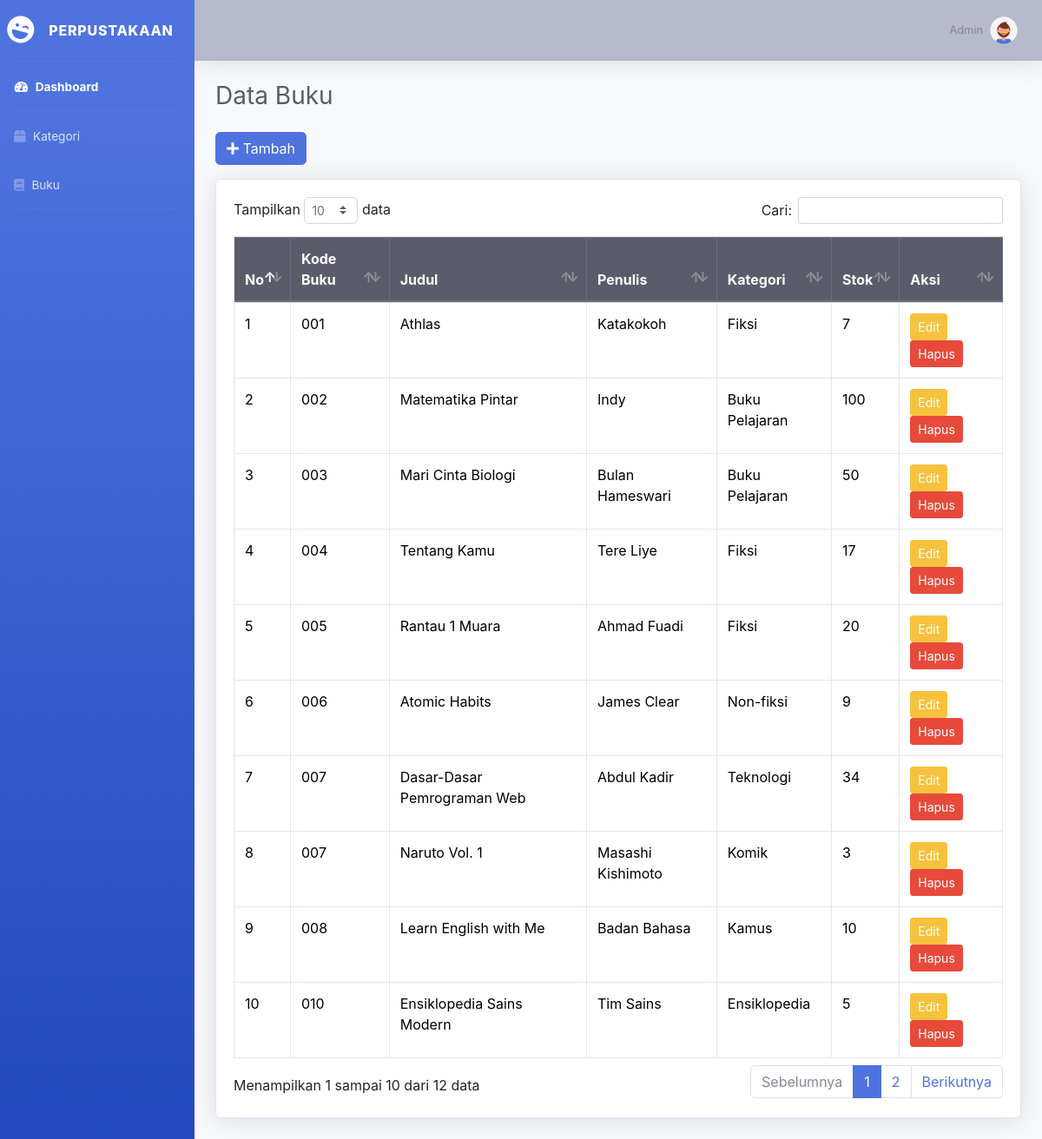
The app's page /index.php/buku with its own data.
### tables this page shows
CREATE TABLE `buku` (
  `id_buku` int(11) NOT NULL,
  `kode_buku` varchar(20) DEFAULT NULL,
  `judul` varchar(100) DEFAULT NULL,
  `penulis` varchar(100) DEFAULT NULL,
  `penerbit` varchar(100) DEFAULT NULL,
  `tahun` year(4) DEFAULT NULL,
  `id_kategori` int(11) DEFAULT NULL,
  `stok` int(11) DEFAULT NULL,
  `lokasi_rak` varchar(50) DEFAULT NULL
);

CREATE TABLE `kategori` (
  `id` int(11) NOT NULL,
  `nama_kategori` varchar(100) NOT NULL
);

### application/controllers/Buku.php (called while the page is built, shortened)
<?php
class Buku extends CI_Controller {
    public function __construct()
    {
        $this->load->model('Buku_model');
        $this->load->model('Kategori_model');
        $this->load->library('form_validation');
    }
    public function index()
    {
        $data['buku'] = $this->Buku_model->get_all();
        $this->load->view('templates/header');
        $this->load->view('templates/sidebar');
        $this->load->view('templates/topbar');
        $this->load->view('buku/index', $data);
        $this->load->view('templates/footer');
    }
}

### index.php (called while the page is built, shortened)
<?php
require_once BASEPATH.'core/CodeIgniter.php';

### application/models/Buku_model.php (called while the page is built, shortened)
<?php
class Buku_model extends CI_Model {
    private $table = 'buku';
    public function get_all()
    {
        $this->db->select('buku.*, kategori.nama_kategori');
        $this->db->from($this->table);
        $this->db->join('kategori', 'kategori.id = buku.id_kategori');
        return $this->db->get()->result();
    }
}

### application/views/buku/index.php (the view)
<div class="container-fluid">
<h2 class="h3 mb-4 text-gray-800">Data Buku</h2>
<a href="<?= site_url('buku/tambah'); ?>" class="btn btn-primary mb-3">
<i class="fas fa-plus"></i> Tambah</a>
<div class="card shadow mb-4">
    <div class="card-body">
        <div class="table-responsive">
            <table class="table table-bordered" id="dataTable" width="100%" cellspacing="0">
                <thead class="thead-dark">
                    <tr>
                        <th>No</th>
                        <th>Kode Buku</th>
                        <th>Judul</th>
                        <th>Penulis</th>
                        <th>Kategori</th>
                        <th>Stok</th>
                        <th>Aksi</th>
                    </tr>
                </thead>
                <tbody>
                <?php $no=1; foreach($buku as $b): ?>
                    <tr>
                        <td><?= $no++; ?></td>
                        <td><?= $b->kode_buku; ?></td>
                        <td><?= $b->judul; ?></td>
                        <td><?= $b->penulis; ?></td>
                        <td><?= $b->nama_kategori; ?></td>
                        <td><?= $b->stok; ?></td>
                        <td>
                            <a href="<?= site_url('buku/edit/'.$b->id_buku); ?>" class="btn btn-warning btn-sm">Edit</a>
                            <a href="<?= site_url('buku/hapus/'.$b->id_buku); ?>"
                               class="btn btn-danger btn-sm"
                               onclick="return confirm('yakin?')">Hapus</a>
                        </td>
                    </tr>
                <?php endforeach; ?>
                </tbody>
            </table>
        </div>
    </div>
</div>
</div>

### application/views/templates/header.php (shortened to what this page needs)
<!DOCTYPE html>
<html lang="en">
    <head>
        <link href="<?= base_url('assets/vendor/fontawesome-free/css/all.min.css'); ?>" rel="stylesheet">
        <link href="<?= base_url('assets/vendor/bootstrap/css/bootstrap.min.css'); ?>" rel="stylesheet">
        <link href="<?= base_url('assets/vendor/datatables/dataTables.bootstrap4.min.css'); ?>" rel="stylesheet">
        <link href="<?= base_url('assets/css/sb-admin-2.min.css'); ?>" rel="stylesheet">
</head>
<body id="page-top">
    <div id="wrapper">

### application/views/templates/sidebar.php
<ul class="navbar-nav bg-gradient-primary sidebar sidebar-dark accordion" id="accordionSidebar">
    <a class="sidebar-brand d-flex align-items-center justify-content-center" href="">
        <div class="sidebar-brand-icon rotate-15">
            <i class="fas fa-laugh-wink"></i>
        </div>
        <div class="sidebar-brand-text mx-3">Perpustakaan</div>
</a>
<hr class="sidebar-divider my-0">
<li class="nav-item active">
    <a class="nav-link" href="#">
        <i class="fas fa-fw fa-tachometer-alt"></i>
        <span>Dashboard</span>
</a>
</li>
<hr class="sidebar-divider my-0">
<li class="nav-item">
    <a class="nav-link" href="<?= site_url('kategori'); ?>">
        <i class="fas fa-box"></i>
        <span>Kategori</span>
</a>
</li>
<li class="nav-item">
    <a class="nav-link" href="<?= site_url('buku'); ?>">
        <i class="fas fa-book"></i>
        <span>Buku</span>
</a>
</li>
<hr class="sidebar-divider d-none d-md-block">
</ul>
<div id="content-wrapper" class="d-flex flex-column">
    <div id="content">

### application/views/templates/topbar.php (shortened to what this page needs)
<nav class="navbar navbar-expand navbar-light bg-gray-500 topbar mb-4 static-top shadow">
    <ul class="navbar-nav ml-auto">
    <li class="nav-item dropdown no-arrow">
        <a class="nav-link dropdown-toggle" href="#" id="userDropdown" role="button" data-toggle="dropdown" aria-haspopup="true" aria-expanded="false">
            <span class="mr-2 d-none d-lg-inline text-gray-600 small">
                Admin
            </span>
            <img class="img-profile rounded-circle" src="<?= base_url('assets/img/undraw_profile_2.svg') ?>" width="40">
        </a>
        </li>
    </ul>
</nav>

### application/views/templates/footer.php (shortened to what this page needs)
</div>
</div>
</div>
</body>
</html>

### records on screen
buku: kode_buku "001", judul "Athlas", penulis "Katakokoh", id_kategori.nama_kategori "Fiksi", stok "7"
buku: kode_buku "002", judul "Matematika Pintar", penulis "Indy", id_kategori.nama_kategori "Buku Pelajaran", stok "100"
buku: kode_buku "003", judul "Mari Cinta Biologi", penulis "Bulan Hameswari", id_kategori.nama_kategori "Buku Pelajaran", stok "50"
buku: kode_buku "004", judul "Tentang Kamu", penulis "Tere Liye", id_kategori.nama_kategori "Fiksi", stok "17"
buku: kode_buku "005", judul "Rantau 1 Muara", penulis "Ahmad Fuadi", id_kategori.nama_kategori "Fiksi", stok "20"
buku: kode_buku "006", judul "Atomic Habits", penulis "James Clear", id_kategori.nama_kategori "Non-fiksi", stok "9"
buku: kode_buku "007", judul "Dasar-Dasar Pemrograman Web", penulis "Abdul Kadir", id_kategori.nama_kategori "Teknologi", stok "34"
buku: kode_buku "007", judul "Naruto Vol. 1", penulis "Masashi Kishimoto", id_kategori.nama_kategori "Komik", stok "3"
buku: kode_buku "008", judul "Learn English with Me", penulis "Badan Bahasa", id_kategori.nama_kategori "Kamus", stok "10"
buku: kode_buku "010", judul "Ensiklopedia Sains Modern", penulis "Tim Sains", id_kategori.nama_kategori "Ensiklopedia", stok "5"
